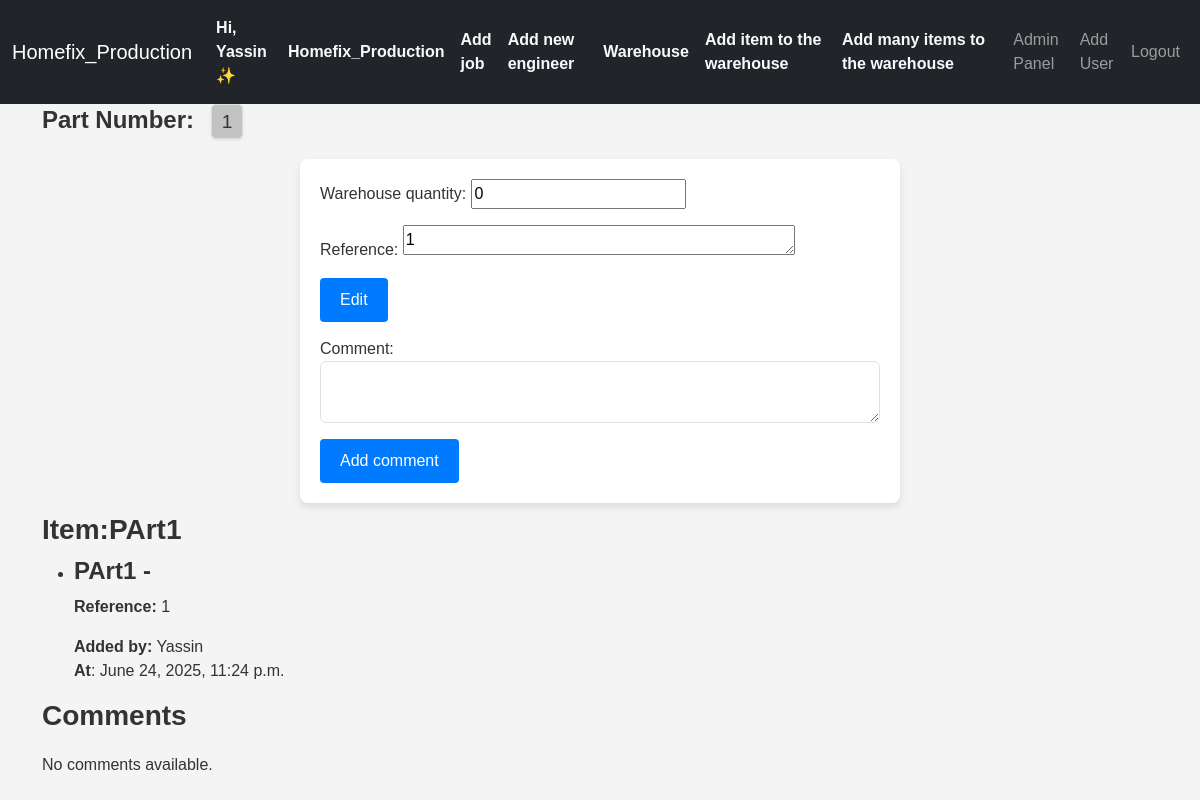
/witem/1/ (signed in), run on an earlier commit of the app's database.
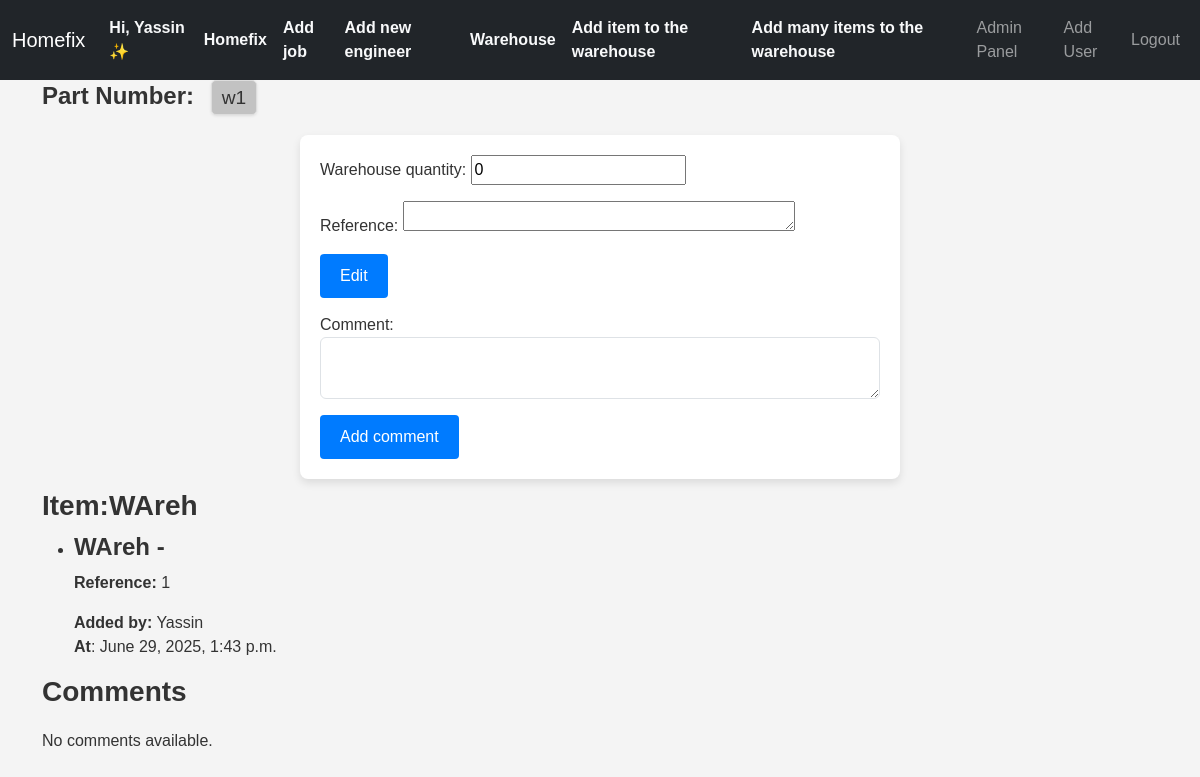
And on a later commit of the database.
### inventory/models.py (models this page shows, shortened)
class CustomUser(AbstractUser):
    permission_choices=[('admin','Admin'),
                        ('employee','Employee'),
                        ('owner','Owner')]
    company = models.ForeignKey(Company, on_delete=models.CASCADE, null=True, blank=True, related_name="employeees")
    email = models.EmailField(unique=True)
    username = models.CharField(max_length=90, unique=False)
    permission = models.CharField(choices=permission_choices,default='employee')
    is_owner=models.BooleanField(default=False,)
    is_admin=models.BooleanField(default=False,)
    is_employee=models.BooleanField(default=False,)
    is_banned=models.BooleanField(default=False,)
    REQUIRED_FIELDS = ['username',]
    USERNAME_FIELD = 'email'
    verbose_name='User'
    class Meta:
        verbose_name_plural = 'users'
        ordering = ['is_owner','is_admin','is_employee','is_banned']

class Company(models.Model):
    owner = models.ForeignKey("inventory.CustomUser", on_delete=models.CASCADE, null=True, blank=True,related_name="company_owner")
    employees = models.ManyToManyField('CustomUser', related_name='companies')
    company_name=models.CharField(max_length=70)
    company_email = models.EmailField(unique=True)
    address=models.TextField()
    phone=models.CharField(max_length=15)
    class Meta:
        verbose_name_plural = 'companies'
        ordering = ['company_name']

class Item(models.Model):
    name=models.CharField(max_length=70)
    part_number=models.TextField(max_length=30)
    price=models.DecimalField(max_digits=10, decimal_places=2,)
    reference=models.TextField(blank=True,null=True,max_length=40)
    supplier=models.CharField(max_length=70)
    company=models.ForeignKey(Company,on_delete=models.CASCADE,related_name="item_company")
    added_date=models.DateTimeField(auto_now_add=True)
    added_by=models.ForeignKey(CustomUser, on_delete=models.DO_NOTHING, null=True, blank=True, related_name="added_by_user")
    required_quantity=models.PositiveSmallIntegerField(default=0)
    arrived_quantity=models.PositiveSmallIntegerField(default=0)
    ordered=models.BooleanField(default=False)

class WarehouseItem(models.Model):
    company=models.ForeignKey(Company,on_delete=models.CASCADE,related_name="warehouse_company_items")
    item = models.ForeignKey(Item, on_delete=models.CASCADE, related_name="warehouse_items")
    warehouse_quantity = models.PositiveSmallIntegerField(default=0)
    reference=models.TextField(blank=True,null=True,max_length=40)
    is_used=models.BooleanField(default=False)
    is_moved_from_job=models.ForeignKey(Job, on_delete=models.DO_NOTHING,null=True,blank=True, related_name="warehousemoveditems")

### inventory/views.py (the view, shortened to what this page needs)
# urls.py: path('witem/<int:pk>/',views.update_warehouse_item,name='update_warehouse_item'),
@login_required
def update_warehouse_item(request, pk):
    print('ss')
    warehouse_item = WarehouseItem.objects.get(Q(company=request.user.company),Q(id=pk))
    item=warehouse_item.item
    form =WarehouseitemForm(instance=warehouse_item)#,updating=True
    comments_form=CommentForm(initial={
        'content_type': ContentType.objects.get_for_model(WarehouseItem),
        'object_id': warehouse_item.id,
        'company': request.user.company,
        })
    comments= Comment.objects.filter(content_type=ContentType.objects.get_for_model(WarehouseItem), object_id=warehouse_item.id,company=request.user.company)
    context = {'form': form,'item': item,'warehouse_item':warehouse_item,'comments_form':comments_form,"comments":comments}
    return render(request, 'inventory/update_warehouse_item.html', context)

### inventory/forms.py
class WarehouseitemForm(forms.ModelForm):
    class Meta:
        model = WarehouseItem
        fields = '__all__'
        exclude = ['added_by','company','is_used','item','status','is_moved_from_job','was_for_job','is_moved_to_warehouse','is_move_to_warehouse',]
        labels = {
            'name': 'Part Name',
        }
        widgets = {
            'status': forms.Select(attrs={'class': 'form-select','id':'status'}),
            'price': forms.NumberInput(attrs={'class': 'form-control'}),
            'quantity': forms.NumberInput(attrs={'class': 'form-control'}),
            'part_number':forms.TextInput(attrs={  # Override widget for job_id
                'type': 'text',  # Set input type to text
                'inputmode': 'numeric',  # Allow numeric input
                'placeholder': 'Enter part number',
                'class': 'form-control',}),
            'reference':forms.Textarea(attrs={'rows':1})
        }

### inventory/templatetags/custom_tags.py (called while the page is built)
@register.filter
def is_admin(user):
    try:
        company=user.company
    except:
        company=None
    if company and user.is_authenticated:
        if user.company.owner==user or user.is_admin:
            return True
    return False

### templates/inventory/update_warehouse_item.html (shortened to what this page needs)
{% extends 'inventory/base.html' %}
{% load static %}
{% load custom_tags %}
{% block body %}
  <h2 style="margin-bottom: 20px; font-size: 1.5rem; font-weight: bold;">
    Part Number:
    <span style="
    display: inline-block;
    padding: 5px 10px;
    margin-left: 10px;
    font-size: 1.2rem;
    font-weight: normal;
    color: #333;
    background-color:rgba(182, 182, 182, 0.79);
    border: 1px solid #ddd;
    border-radius: 5px;
    box-shadow: 0 1px 3px rgba(0, 0, 0, 0.1);
  ">{{ item.part_number }}</span>
  </h2>
  <section class="form-section">
    <form action="" method="POST" enctype="multipart/form-data" class="form-container">
      <div class="form-group">
        {{ form.as_p }}
        {% if not completed %}
          <div class="form-group">
            <button name="edit" type="submit" class="btn-submit">Edit</button>
          </div>
        {% endif %}
      </div>
      <form method="POST">
        <section class="form-section">
          <div class="form-group">{{ comments_form.as_p }}</div>
          <div>
            <button name="just_add_comment" type="submit" class="btn-submit">Add comment</button>
          </div>
        </section>
      </form>
    </form>
  </section>
  <section class="items-list">
    <h3><strong>Item</strong>:{{ item.name }}</h3>
    <ul class="item-items">
      <li class="item-item">
        <div class="item-info">
          <h4>{{ item.name }} - {{ warehouse_item.get_status_display }}</h4>
          <p>
            <strong>Reference:</strong> {{ item.reference }}
          </p>
          <p>
            <strong>Added by:</strong> {{ item.added_by.username }} <br /><strong>At</strong>: {{ item.added_date }}
          </p>
        </div>
      </li>
    </ul>
  </section>
  <section>
    <h3>Comments</h3>
    <div class="comments-container">
      {% for comment in comments %}
        <div class="comment-card">
          <span>Added by {{ comment.added_by.username }}</span>
          <p>{{ comment }}</p>
          <span>{{ comment.added_date }}</span>
        </div>
      {% empty %}
        <p>No comments available.</p>
      {% endfor %}
    </div>
  </section>
  <link rel="stylesheet" href="{% static 'css/style.css' %}" />
{% endblock %}

### templates/inventory/base.html (shortened to what this page needs)
{% load static %}
{% load custom_tags %}
<!DOCTYPE html>
<html lang="en">
  <head>
    <link href="https://cdn.jsdelivr.net/npm/bootstrap@5.3.3/dist/css/bootstrap.min.css" rel="stylesheet" />
    <link rel="stylesheet" href="{% static 'css/style.css' %}" />
  </head>
  <body>
    {% if request.user.is_authenticated %}
      <nav class="navbar navbar-expand-lg navbar-dark bg-dark">
        <div class="container-fluid">
          <a class="navbar-brand" href="{% url 'inventory' %}">{{ request.user.company.company_name }}</a>
          <div class="collapse navbar-collapse" id="navbarNav">
            <ul class="navbar-nav ms-auto align-items-center">
              <li class="nav-item">
                <a class="nav-link fw-bold text-light" href="{% url 'update_user' request.user.id %}">
                  {% if request.user|is_owner %}
                    Hi, {{ request.user.username }} ✨
                  {% else %}
                    {% if request.user|is_admin %}
                      {{ request.user.username }}👔 <small>Admin</small>
                    {% else %}
                      {{ request.user.username }}👔 <small>Employee</small>
                    {% endif %}
                  {% endif %}
                </a>
              </li>
              {% if request.user.company %}
                {% if request.user|is_owner %}
                  <li class="nav-item">
                    <a class="nav-link fw-bold text-light" href="{% url 'update_company' %}">{{ request.user.company.company_name }}</a>
                  </li>
                {% else %}
                  <li class="nav-item">
                    <a class="nav-link fw-bold text-light" href="{% url 'update_company' %}">{{ request.user.company.company_name }}</a>
                  </li>
                {% endif %}
              {% endif %}
              <li class="nav-item">
                <a class="nav-link fw-bold text-light" href="{% url 'create_job' %}">Add job</a>
              </li>
              <li class="nav-item">
                <a class="nav-link fw-bold text-light" href="{% url 'add_eng' %}">Add new engineer</a>
              </li>
              <li class="nav-item">
                <a class="nav-link fw-bold text-light" href="{% url 'warehouse' %}">Warehouse</a>
              </li>
              <li class="nav-item">
                <a class="nav-link fw-bold text-light" href="{% url 'item_add' True %}">Add item to the warehouse</a>
              </li>
              <li class="nav-item">
                <a class="nav-link fw-bold text-light" href="{% url 'batch_entry' %}">Add many items to the warehouse</a>
              </li>
              {% if request.user|is_admin %}
                <li class="nav-item">
                  <a class="nav-link" href="{% url 'admin_panel' %}">Admin Panel</a>
                </li>
                <li class="nav-item">
                  <a class="nav-link" href="{% url 'register' %}">Add User</a>
                </li>
              {% endif %}
              <li class="nav-item">
                <a class="nav-link" href="{% url 'logout' %}">Logout</a>
              </li>
            </ul>
          </div>
        </div>
      </nav>
    {% endif %}
    <div class="container content">
      {% block body %}
      {% endblock %}
    </div>
  </body>
</html>

What changed in the data, as far as the page shows it:
no longer on this page (row edited): Item: part_number "1", name "PArt1", reference "1", added_by.username "Yassin", added_date "June 24, 2025, 11:24 p.m."
changed CustomUser "Yassin": user.company.company_name "Homefix_Production" → "Homefix"
added Item: part_number "w1", name "WAreh", reference "1", added_by.username "Yassin", added_date "June 29, 2025, 1:43 p.m."
changed WarehouseItem: reference "1" → (not shown)
